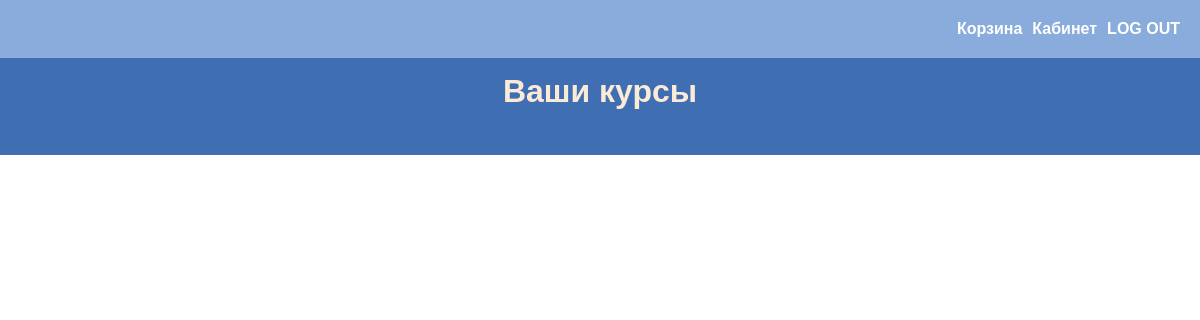
Page /user_cabinet (signed in) on the earlier database version.
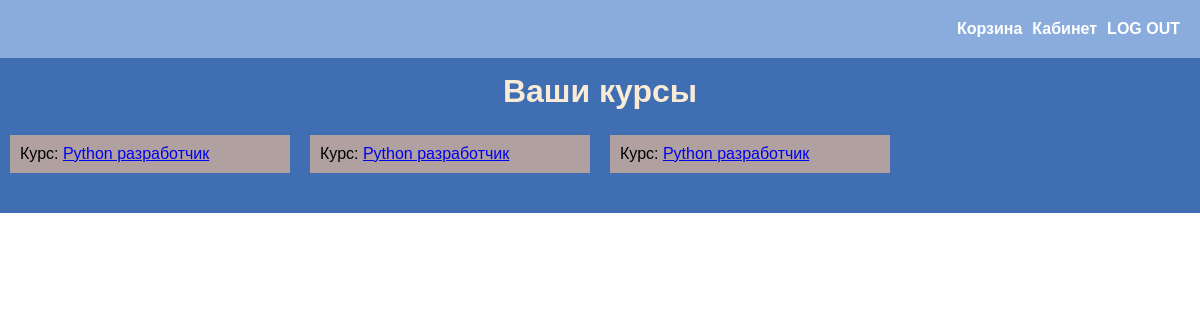
Same page on the later database version.
### main_page/models.py (models this page shows)
class Cabinet(models.Model):
    user_id = models.IntegerField()
    user_courses = models.ForeignKey(Course, on_delete=models.CASCADE)
    reg_date = models.DateTimeField(auto_now_add=True)

class Course(models.Model):
    course_name = models.CharField(max_length=50)
    course_price = models.FloatField()
    course_period = models.FloatField()
    course_description = models.TextField()
    course_photo = models.ImageField(upload_to='media', null=True, blank=True)
    course_category = models.ForeignKey(Category, on_delete=models.CASCADE)
    added_date = models.DateTimeField(auto_now_add=True)
    def __str__(self):
        return self.course_name

### main_page/views.py (the view)
# urls.py: path('user_cabinet', views.get_user_cabinet),
def get_user_cabinet(request):
    user_cabinet = models.Cabinet.objects.filter(user_id=request.user.id)
    return render(request, 'cabinet.html', {'user_cabinet': user_cabinet})

### main_page/templates/cabinet.html (shortened to what this page needs)
{% load static %}
<!DOCTYPE html>
<html lang="en">
<head>
    <link rel="stylesheet" href="{% static 'css/style.css' %}">
</head>
<body>
    <div class="container">
        <div class="container-block">
            <div class="header">
                <ul>
                    {% if not user.is_authenticated %}
                        <li><a href="/accounts/login">LOGIN</a></li>
                    {% else %}
                        <li><a href="/user_cart">Корзина</a></li>
                        <li><a href="/user_cabinet">Кабинет</a></li>
                        <li><a href="/accounts/logout">LOG OUT</a></li>
                    {% endif %}
                </ul>
            </div>
            <div class="courses">
                <div class="courses_all_text">
                    <h1>Ваши курсы</h1>
                </div>
                <ul>
                    {% for i in user_cabinet %}
                        <div class="course_item">
                            <li>
                                Курс: <a href="/user_course/{{ i.user_courses }}">{{ i.user_courses }}</a>
                            </li>
                        </div>
                    {% endfor %}
                </ul>
            </div>
        </div>
    </div>
</body>
</html>

Differences in the rows shown:
added Cabinet: user_courses "Python разработчик"
added Cabinet: user_courses "Python разработчик"
added Cabinet: user_courses "Python разработчик"
